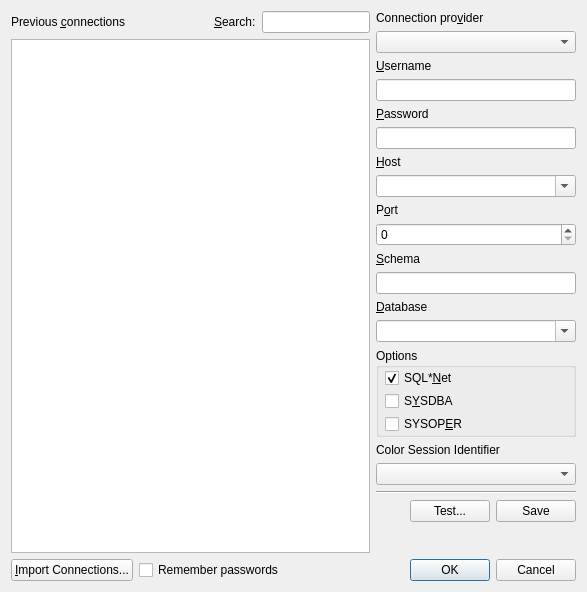
<?xml version="1.0" encoding="UTF-8"?>
<ui version="4.0">
 <class>toNewConnectionUI</class>
 <widget class="QDialog" name="toNewConnectionUI">
  <property name="geometry">
   <rect>
    <x>0</x>
    <y>0</y>
    <width>587</width>
    <height>592</height>
   </rect>
  </property>
  <property name="windowTitle">
   <string>New connection</string>
  </property>
  <layout class="QGridLayout" name="gridLayout">
   <item row="0" column="0" colspan="3">
    <layout class="QHBoxLayout" name="horizontalLayout_4" stretch="2,1">
     <item>
      <layout class="QVBoxLayout" name="verticalLayout">
       <item>
        <layout class="QHBoxLayout" name="horizontalLayout">
         <item>
          <widget class="QLabel" name="TextLabel2">
           <property name="sizePolicy">
            <sizepolicy hsizetype="Minimum" vsizetype="Fixed">
             <horstretch>0</horstretch>
             <verstretch>0</verstretch>
            </sizepolicy>
           </property>
           <property name="toolTip">
            <string>A list of previous connections. Select to bring over to the right.</string>
           </property>
           <property name="text">
            <string>Previous &amp;connections</string>
           </property>
           <property name="wordWrap">
            <bool>false</bool>
           </property>
           <property name="buddy">
            <cstring>Previous</cstring>
           </property>
          </widget>
         </item>
         <item>
          <spacer name="horizontalSpacer">
           <property name="orientation">
            <enum>Qt::Horizontal</enum>
           </property>
           <property name="sizeHint" stdset="0">
            <size>
             <width>40</width>
             <height>20</height>
            </size>
           </property>
          </spacer>
         </item>
         <item>
          <widget class="QLabel" name="label">
           <property name="text">
            <string>&amp;Search:</string>
           </property>
           <property name="buddy">
            <cstring>searchEdit</cstring>
           </property>
          </widget>
         </item>
         <item>
          <widget class="QLineEdit" name="searchEdit"/>
         </item>
        </layout>
       </item>
       <item>
        <widget class="QTableView" name="Previous">
         <property name="sizePolicy">
          <sizepolicy hsizetype="MinimumExpanding" vsizetype="Expanding">
           <horstretch>0</horstretch>
           <verstretch>0</verstretch>
          </sizepolicy>
         </property>
         <property name="editTriggers">
          <set>QAbstractItemView::NoEditTriggers</set>
         </property>
         <property name="dragDropOverwriteMode">
          <bool>false</bool>
         </property>
         <property name="dragDropMode">
          <enum>QAbstractItemView::NoDragDrop</enum>
         </property>
         <property name="alternatingRowColors">
          <bool>true</bool>
         </property>
         <property name="selectionMode">
          <enum>QAbstractItemView::SingleSelection</enum>
         </property>
         <property name="selectionBehavior">
          <enum>QAbstractItemView::SelectRows</enum>
         </property>
         <property name="showGrid">
          <bool>false</bool>
         </property>
         <property name="sortingEnabled">
          <bool>true</bool>
         </property>
        </widget>
       </item>
      </layout>
     </item>
     <item>
      <layout class="QVBoxLayout" name="verticalLayout_3">
       <item>
        <widget class="QLabel" name="ProviderLabel">
         <property name="sizePolicy">
          <sizepolicy hsizetype="Minimum" vsizetype="Preferred">
           <horstretch>0</horstretch>
           <verstretch>0</verstretch>
          </sizepolicy>
         </property>
         <property name="text">
          <string>Connection pro&amp;vider</string>
         </property>
         <property name="wordWrap">
          <bool>false</bool>
         </property>
         <property name="buddy">
          <cstring>Provider</cstring>
         </property>
        </widget>
       </item>
       <item>
        <widget class="QComboBox" name="Provider">
         <property name="sizePolicy">
          <sizepolicy hsizetype="Minimum" vsizetype="Fixed">
           <horstretch>0</horstretch>
           <verstretch>0</verstretch>
          </sizepolicy>
         </property>
        </widget>
       </item>
       <item>
        <widget class="QLabel" name="UsernameLabel">
         <property name="sizePolicy">
          <sizepolicy hsizetype="Minimum" vsizetype="Fixed">
           <horstretch>0</horstretch>
           <verstretch>0</verstretch>
          </sizepolicy>
         </property>
         <property name="toolTip">
          <string>Username to connect with</string>
         </property>
         <property name="text">
          <string>&amp;Username</string>
         </property>
         <property name="wordWrap">
          <bool>false</bool>
         </property>
         <property name="buddy">
          <cstring>Username</cstring>
         </property>
        </widget>
       </item>
       <item>
        <widget class="QLineEdit" name="Username">
         <property name="sizePolicy">
          <sizepolicy hsizetype="Minimum" vsizetype="Fixed">
           <horstretch>0</horstretch>
           <verstretch>0</verstretch>
          </sizepolicy>
         </property>
         <property name="minimumSize">
          <size>
           <width>200</width>
           <height>0</height>
          </size>
         </property>
        </widget>
       </item>
       <item>
        <widget class="QLabel" name="PasswordLabel">
         <property name="sizePolicy">
          <sizepolicy hsizetype="Minimum" vsizetype="Minimum">
           <horstretch>0</horstretch>
           <verstretch>0</verstretch>
          </sizepolicy>
         </property>
         <property name="toolTip">
          <string>Password to connect with.</string>
         </property>
         <property name="text">
          <string>&amp;Password</string>
         </property>
         <property name="wordWrap">
          <bool>false</bool>
         </property>
         <property name="buddy">
          <cstring>Password</cstring>
         </property>
        </widget>
       </item>
       <item>
        <widget class="QLineEdit" name="Password">
         <property name="sizePolicy">
          <sizepolicy hsizetype="Minimum" vsizetype="Fixed">
           <horstretch>0</horstretch>
           <verstretch>0</verstretch>
          </sizepolicy>
         </property>
         <property name="echoMode">
          <enum>QLineEdit::Password</enum>
         </property>
        </widget>
       </item>
       <item>
        <widget class="QLabel" name="HostLabel">
         <property name="sizePolicy">
          <sizepolicy hsizetype="Minimum" vsizetype="Preferred">
           <horstretch>0</horstretch>
           <verstretch>0</verstretch>
          </sizepolicy>
         </property>
         <property name="toolTip">
          <string>Select the database ID to connect to.</string>
         </property>
         <property name="text">
          <string>&amp;Host</string>
         </property>
         <property name="wordWrap">
          <bool>false</bool>
         </property>
         <property name="buddy">
          <cstring>Host</cstring>
         </property>
        </widget>
       </item>
       <item>
        <widget class="QComboBox" name="Host">
         <property name="minimumSize">
          <size>
           <width>200</width>
           <height>0</height>
          </size>
         </property>
         <property name="editable">
          <bool>true</bool>
         </property>
         <property name="duplicatesEnabled">
          <bool>false</bool>
         </property>
        </widget>
       </item>
       <item>
        <layout class="QHBoxLayout">
         <property name="spacing">
          <number>0</number>
         </property>
         <item>
          <widget class="QLabel" name="PortLabel">
           <property name="toolTip">
            <string>Select the database ID to connect to.</string>
           </property>
           <property name="text">
            <string>P&amp;ort</string>
           </property>
           <property name="wordWrap">
            <bool>false</bool>
           </property>
           <property name="buddy">
            <cstring>Port</cstring>
           </property>
          </widget>
         </item>
        </layout>
       </item>
       <item>
        <widget class="QSpinBox" name="Port">
         <property name="sizePolicy">
          <sizepolicy hsizetype="MinimumExpanding" vsizetype="Fixed">
           <horstretch>0</horstretch>
           <verstretch>0</verstretch>
          </sizepolicy>
         </property>
         <property name="maximum">
          <number>65535</number>
         </property>
        </widget>
       </item>
       <item>
        <widget class="QLabel" name="SchemaLabel">
         <property name="sizePolicy">
          <sizepolicy hsizetype="Minimum" vsizetype="Fixed">
           <horstretch>0</horstretch>
           <verstretch>0</verstretch>
          </sizepolicy>
         </property>
         <property name="toolTip">
          <string>Schema to switch to</string>
         </property>
         <property name="text">
          <string>&amp;Schema</string>
         </property>
         <property name="wordWrap">
          <bool>false</bool>
         </property>
         <property name="buddy">
          <cstring>Schema</cstring>
         </property>
        </widget>
       </item>
       <item>
        <widget class="QLineEdit" name="Schema">
         <property name="sizePolicy">
          <sizepolicy hsizetype="Minimum" vsizetype="Fixed">
           <horstretch>0</horstretch>
           <verstretch>0</verstretch>
          </sizepolicy>
         </property>
         <property name="minimumSize">
          <size>
           <width>200</width>
           <height>0</height>
          </size>
         </property>
        </widget>
       </item>
       <item>
        <widget class="QLabel" name="TextLabel3">
         <property name="toolTip">
          <string>Select the database ID to connect to.</string>
         </property>
         <property name="text">
          <string>&amp;Database</string>
         </property>
         <property name="wordWrap">
          <bool>false</bool>
         </property>
         <property name="textInteractionFlags">
          <set>Qt::NoTextInteraction</set>
         </property>
         <property name="buddy">
          <cstring>Database</cstring>
         </property>
        </widget>
       </item>
       <item>
        <widget class="QComboBox" name="Database">
         <property name="sizePolicy">
          <sizepolicy hsizetype="Minimum" vsizetype="Fixed">
           <horstretch>0</horstretch>
           <verstretch>0</verstretch>
          </sizepolicy>
         </property>
         <property name="minimumSize">
          <size>
           <width>200</width>
           <height>0</height>
          </size>
         </property>
         <property name="editable">
          <bool>true</bool>
         </property>
         <property name="duplicatesEnabled">
          <bool>false</bool>
         </property>
        </widget>
       </item>
       <item>
        <widget class="QGroupBox" name="OptionGroup">
         <property name="focusPolicy">
          <enum>Qt::NoFocus</enum>
         </property>
         <property name="title">
          <string>Options</string>
         </property>
         <layout class="QVBoxLayout">
          <property name="spacing">
           <number>3</number>
          </property>
          <property name="leftMargin">
           <number>6</number>
          </property>
          <property name="topMargin">
           <number>0</number>
          </property>
          <property name="rightMargin">
           <number>0</number>
          </property>
          <property name="bottomMargin">
           <number>0</number>
          </property>
          <item>
           <widget class="QCheckBox" name="SqlNet">
            <property name="text">
             <string>SQL*&amp;Net</string>
            </property>
            <property name="checked">
             <bool>true</bool>
            </property>
           </widget>
          </item>
          <item>
           <widget class="QCheckBox" name="SysDba">
            <property name="text">
             <string>S&amp;YSDBA</string>
            </property>
           </widget>
          </item>
          <item>
           <widget class="QCheckBox" name="SysOper">
            <property name="text">
             <string>SYSOP&amp;ER</string>
            </property>
           </widget>
          </item>
         </layout>
        </widget>
       </item>
       <item>
        <widget class="QLabel" name="label_2">
         <property name="text">
          <string>Color Session Identifier</string>
         </property>
        </widget>
       </item>
       <item>
        <widget class="QComboBox" name="colorComboBox"/>
       </item>
       <item>
        <widget class="Line" name="line_2">
         <property name="orientation">
          <enum>Qt::Horizontal</enum>
         </property>
        </widget>
       </item>
       <item>
        <layout class="QHBoxLayout" name="horizontalLayout_3">
         <item>
          <spacer name="horizontalSpacer_3">
           <property name="orientation">
            <enum>Qt::Horizontal</enum>
           </property>
           <property name="sizeHint" stdset="0">
            <size>
             <width>40</width>
             <height>20</height>
            </size>
           </property>
          </spacer>
         </item>
         <item>
          <widget class="QPushButton" name="testConnectionButton">
           <property name="text">
            <string>Test...</string>
           </property>
          </widget>
         </item>
         <item>
          <widget class="QPushButton" name="saveConnectionButton">
           <property name="text">
            <string>Save</string>
           </property>
          </widget>
         </item>
        </layout>
       </item>
       <item>
        <spacer>
         <property name="orientation">
          <enum>Qt::Vertical</enum>
         </property>
         <property name="sizeHint" stdset="0">
          <size>
           <width>20</width>
           <height>28</height>
          </size>
         </property>
        </spacer>
       </item>
      </layout>
     </item>
    </layout>
   </item>
   <item row="1" column="2">
    <widget class="QDialogButtonBox" name="ButtonBox">
     <property name="orientation">
      <enum>Qt::Horizontal</enum>
     </property>
     <property name="standardButtons">
      <set>QDialogButtonBox::Cancel|QDialogButtonBox::Ok</set>
     </property>
    </widget>
   </item>
   <item row="1" column="0">
    <widget class="QPushButton" name="ImportButton">
     <property name="text">
      <string>&amp;Import Connections...</string>
     </property>
    </widget>
   </item>
   <item row="1" column="1">
    <widget class="QCheckBox" name="checkBoxRememberPasswords">
     <property name="text">
      <string>Remember passwords</string>
     </property>
    </widget>
   </item>
  </layout>
 </widget>
 <layoutdefault spacing="6" margin="11"/>
 <tabstops>
  <tabstop>Username</tabstop>
  <tabstop>Password</tabstop>
  <tabstop>Host</tabstop>
  <tabstop>Port</tabstop>
  <tabstop>Schema</tabstop>
  <tabstop>Database</tabstop>
  <tabstop>SqlNet</tabstop>
  <tabstop>SysDba</tabstop>
  <tabstop>SysOper</tabstop>
  <tabstop>colorComboBox</tabstop>
  <tabstop>testConnectionButton</tabstop>
  <tabstop>saveConnectionButton</tabstop>
  <tabstop>ImportButton</tabstop>
  <tabstop>ButtonBox</tabstop>
  <tabstop>Previous</tabstop>
  <tabstop>searchEdit</tabstop>
  <tabstop>Provider</tabstop>
 </tabstops>
 <resources/>
 <connections>
  <connection>
   <sender>ButtonBox</sender>
   <signal>accepted()</signal>
   <receiver>toNewConnectionUI</receiver>
   <slot>accept()</slot>
   <hints>
    <hint type="sourcelabel">
     <x>479</x>
     <y>587</y>
    </hint>
    <hint type="destinationlabel">
     <x>295</x>
     <y>228</y>
    </hint>
   </hints>
  </connection>
  <connection>
   <sender>ButtonBox</sender>
   <signal>rejected()</signal>
   <receiver>toNewConnectionUI</receiver>
   <slot>reject()</slot>
   <hints>
    <hint type="sourcelabel">
     <x>479</x>
     <y>587</y>
    </hint>
    <hint type="destinationlabel">
     <x>295</x>
     <y>228</y>
    </hint>
   </hints>
  </connection>
 </connections>
</ui>
